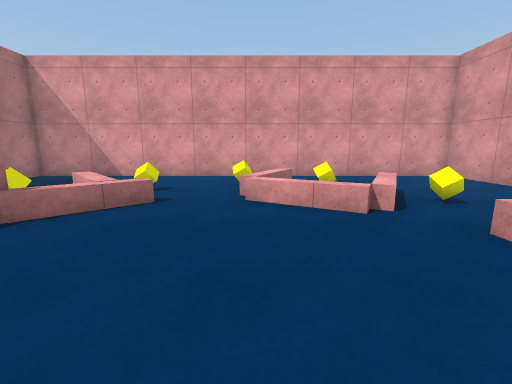
view 1 (above)

14 first-person views from a walk through a scene from a Unity 3-D project. The camera is 1.4 m above the floor, tilts 10° down and sees 90° across. The floor is counted in squares, 1 m on a side. Each view is taken from the middle of a square. On the plan, view 1 faces up. The plan holds only what a view shows up to about 13 squares ahead; the rest is blank. The player character is not drawn. Surface patterns are stand-ins for the level's own textures.

view 2
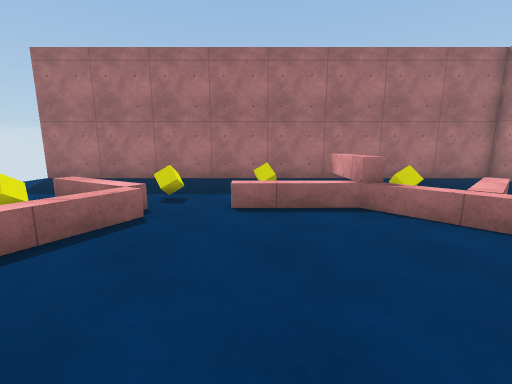

view 3
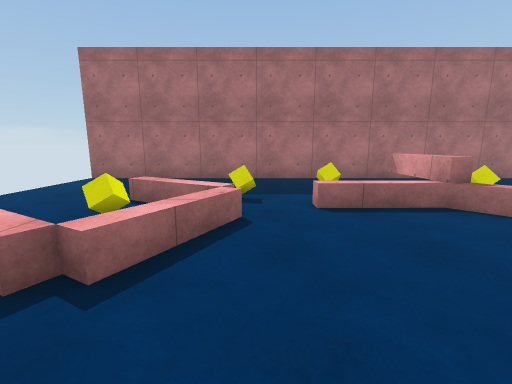

view 4
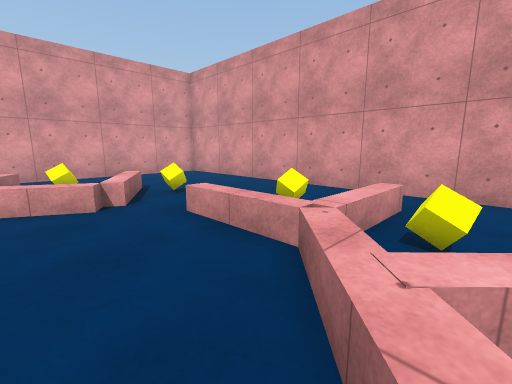

view 5
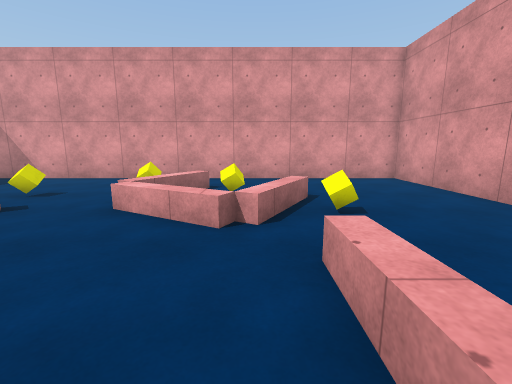

view 6
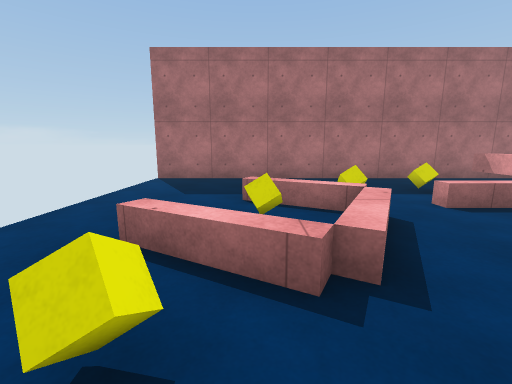

view 7
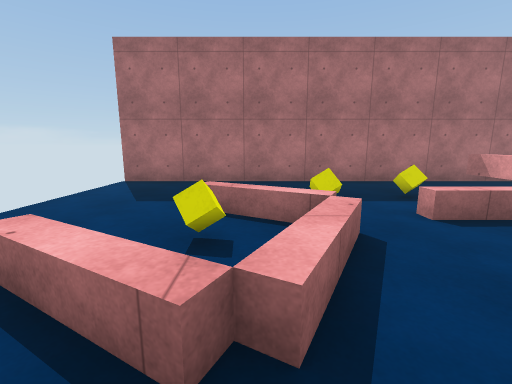

view 8
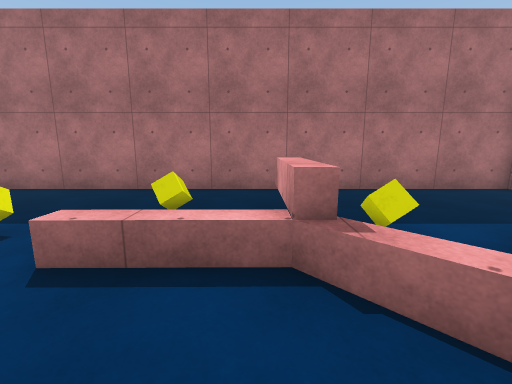

view 9
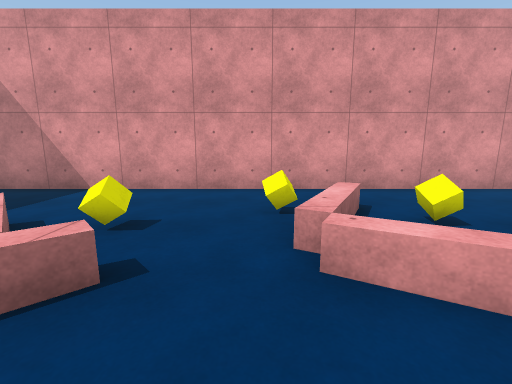

view 10
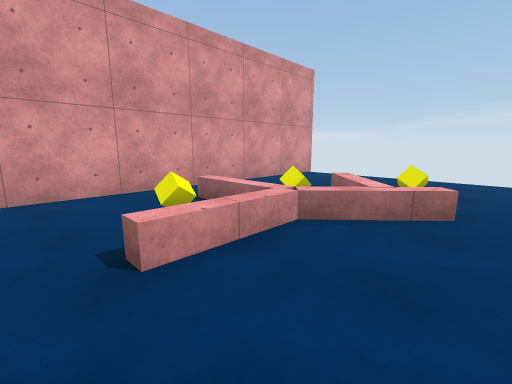

view 11
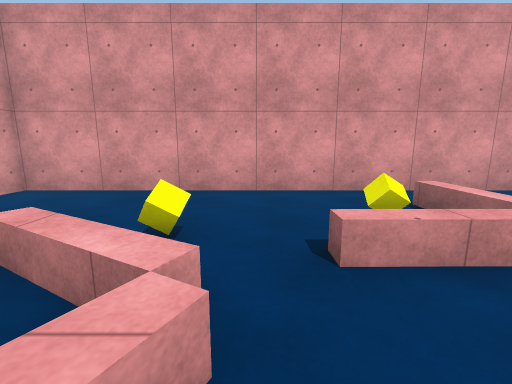

view 12
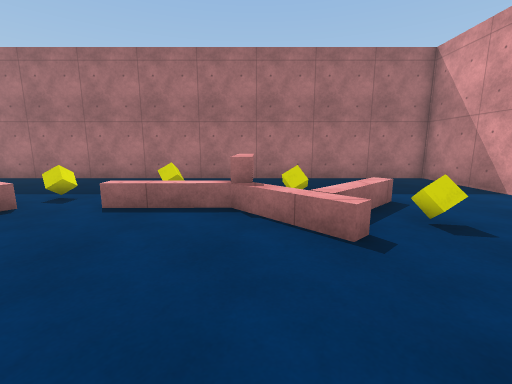

view 13
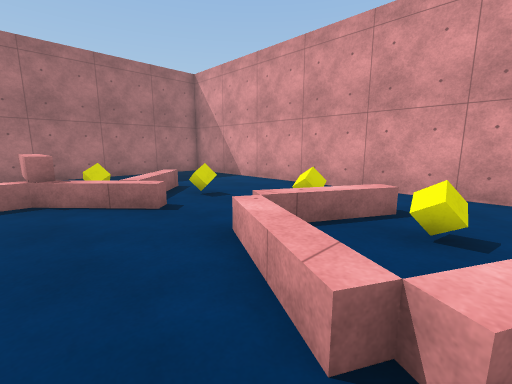

view 14
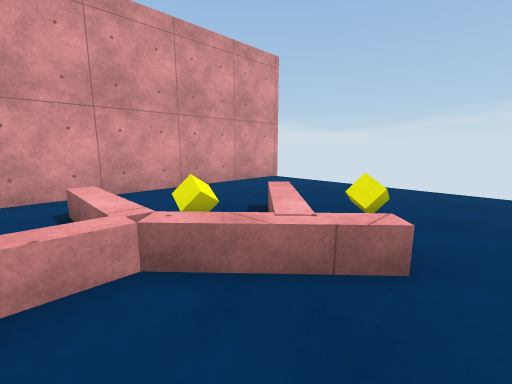

### Floor plan
Key: @ floor where view 1 was taken; # wall or solid block; x gap in a wall; . floor; = window, fence, low wall or low ledge; ^ raised ledge; C yellow cube.
Columns run from 11 left of view 1 to 9 right of it. Each row starts with its distance up from view 1.
 13 #####################
 12 #...................#
 11 #...................#
 10 #...........=.......#
  9 #..........C=C......#
  8 #....==C...^...=....#
  7 #.....===..==.==....#
  6 #....C.==...==^.C...#
  5 #..=^^x=.....=......#
  4 #...  ^........^....#
  3 #.... ^........^.C..#
  2 #...C.^........^  ..#
  1 #..............====.#
  0 #....C.=...@..==C...#
 -1 #.....==^=...===....#
 -2 #.....=..==....==...#
 -3 #....=.C.=....C.=...#
 -4 #.......==.C........#
 -5 #.......=...........#
 -6 #.......... ........#
 -7 #.........  ........#
 -8                     #

Positions as (right, up) in squares from view 1, and headings:
1: (0, 0), facing up
2: (1, 2), facing left
3: (1, 0), facing left
4: (1, -1), facing up-right
5: (3, 1), facing up
6: (1, -3), facing left
7: (0, -2), facing left
8: (-2, 4), facing left
9: (-1, 4), facing up
10: (1, 5), facing down-right
11: (1, 5), facing right
12: (1, 5), facing left
13: (3, 4), facing up-left
14: (1, 2), facing down-right
